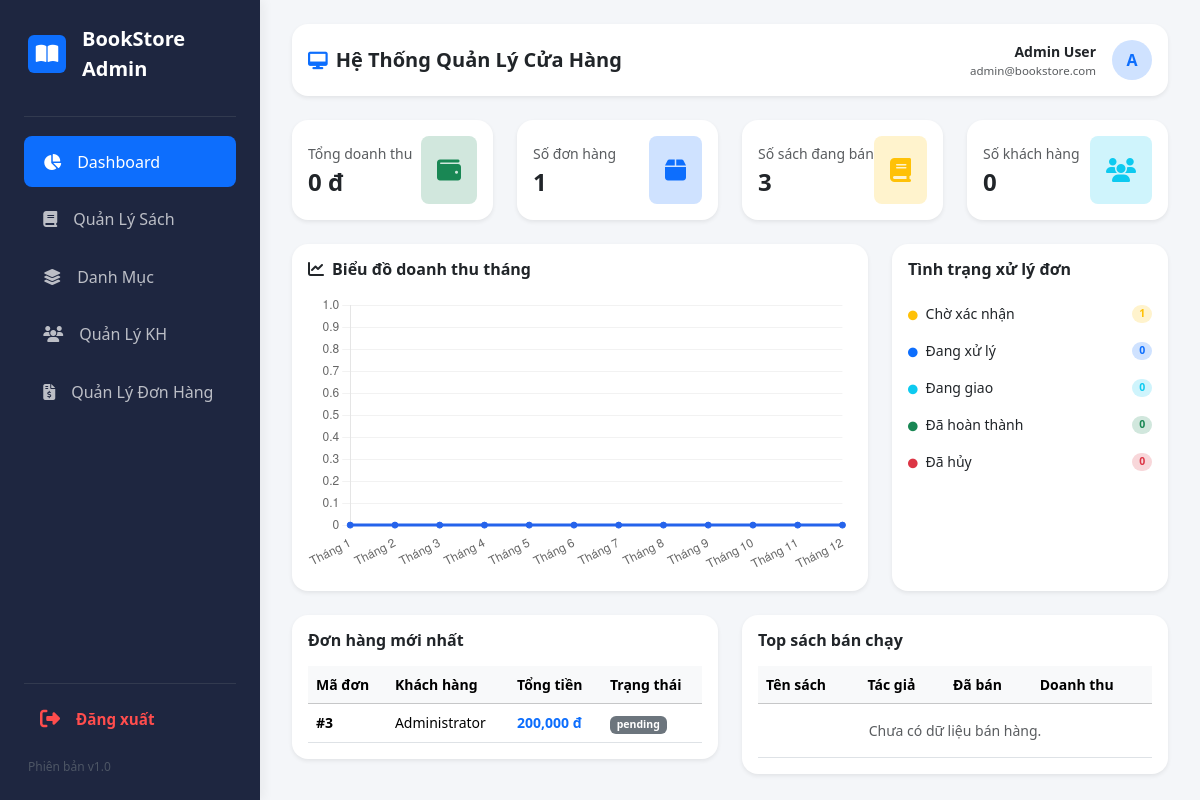
The app's page /admin/index.php (signed in), older data.
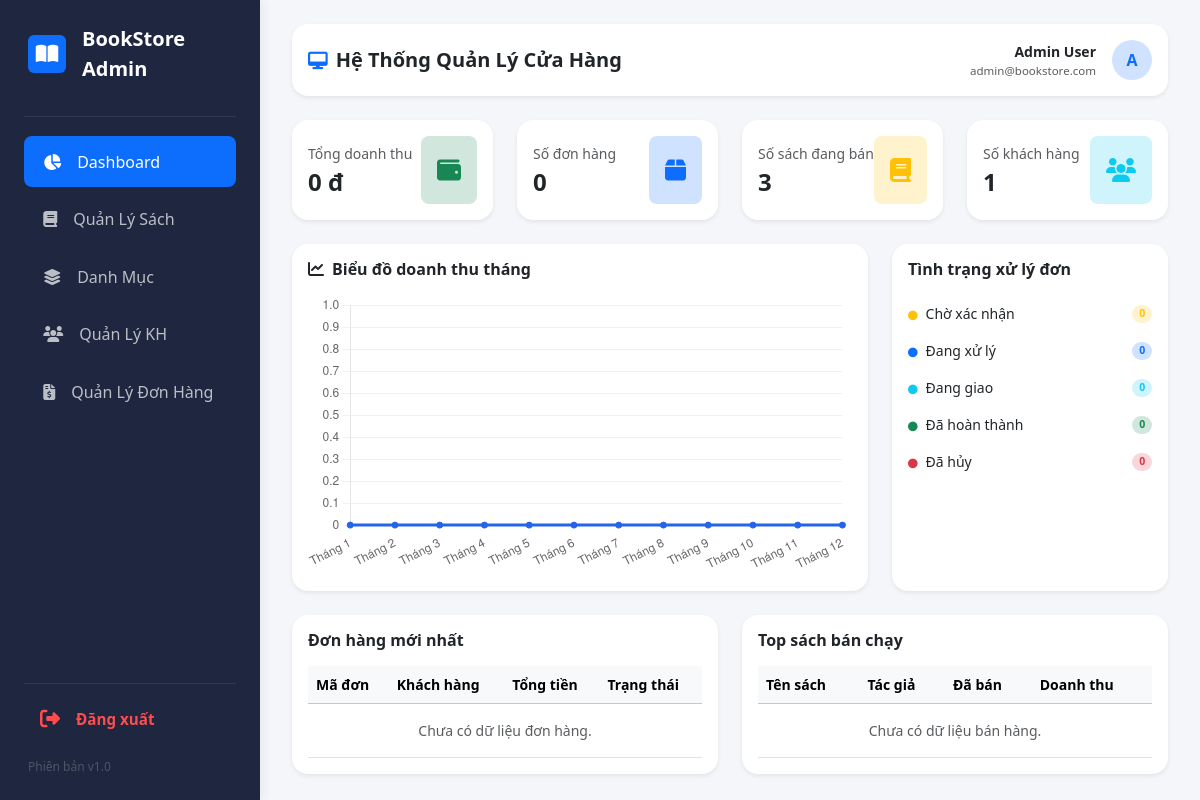
The same page, newer data.
### tables this page shows
CREATE TABLE `orders` (
  `id` int(11) NOT NULL,
  `user_id` int(11) NOT NULL,
  `fullname` varchar(100) NOT NULL,
  `address` text NOT NULL,
  `phone` varchar(20) NOT NULL,
  `total_amount` decimal(10,2) NOT NULL,
  `status` enum('pending','processing','completed','cancelled') DEFAULT 'pending',
  `created_at` timestamp NOT NULL DEFAULT current_timestamp()
);

CREATE TABLE `users` (
  `id` int(11) NOT NULL,
  `username` varchar(50) NOT NULL,
  `password` varchar(255) NOT NULL,
  `fullname` varchar(100) DEFAULT NULL,
  `email` varchar(100) DEFAULT NULL,
  `role` enum('admin','user') DEFAULT 'user',
  `created_at` timestamp NOT NULL DEFAULT current_timestamp()
);

### admin/view/dashboard.php (the view, shortened to what the changed rows need)
<?php
$thong_ke = ['doanh_thu' => 0, 'don_hang' => 0, 'sach' => 0, 'khach_hang' => 0];
$trang_thai_don = ['pending' => 0, 'processing' => 0, 'shipping' => 0, 'completed' => 0, 'cancelled' => 0, 'canceled' => 0];
$don_hang_moi = [];
$top_sach = [];
$data_bieu_do = [0, 0, 0, 0, 0, 0, 0, 0, 0, 0, 0, 0];
if (isset($pdo)) {
    try {
        $completed_status_sql = "LOWER(TRIM(status)) IN ('completed','received','đã hoàn thành','đã nhận hàng','da hoan thanh','da nhan hang')";
        $thong_ke['doanh_thu'] = $pdo->query("SELECT COALESCE(SUM(total_amount), 0) FROM orders WHERE " . $completed_status_sql)->fetchColumn() ?? 0;
        $thong_ke['don_hang'] = $pdo->query("SELECT COUNT(*) FROM orders")->fetchColumn() ?? 0;
        $thong_ke['sach'] = $pdo->query("SELECT COUNT(*) FROM books")->fetchColumn() ?? 0;
        $thong_ke['khach_hang'] = $pdo->query("SELECT COUNT(*) FROM users WHERE role = 'user' OR role = 'client'")->fetchColumn() ?? 0;
        $stmt = $pdo->query("SELECT status, COUNT(*) AS so_luong FROM orders GROUP BY status");
        while ($row = $stmt->fetch(PDO::FETCH_ASSOC)) {
            $raw_status = strtolower(trim((string)($row['status'] ?? '')));
            $normalized_status = $raw_status;
            if ($raw_status === 'cancelled' || $raw_status === 'canceled' || $raw_status === 'đã hủy' || $raw_status === 'da huy' || $raw_status === 'huy') {
                $normalized_status = 'cancelled';
            } elseif (in_array($raw_status, ['pending', 'processing', 'shipping', 'completed'], true)) {
                $normalized_status = $raw_status;
            }
            if (array_key_exists($normalized_status, $trang_thai_don)) {
                $trang_thai_don[$normalized_status] = (int)$row['so_luong'];
            }
        }
        $don_hang_moi = $pdo->query("SELECT o.*, u.fullname AS customer_name FROM orders o LEFT JOIN users u ON o.user_id = u.id ORDER BY o.id DESC LIMIT 5")->fetchAll(PDO::FETCH_ASSOC);
        $top_sach = $pdo->query("SELECT b.title, b.author, SUM(od.quantity) as da_ban, COALESCE(SUM(od.quantity * od.price), 0) as doanh_thu FROM order_items od JOIN books b ON od.book_id = b.id JOIN orders o ON o.id = od.order_id WHERE " . $completed_status_sql . " GROUP BY od.book_id ORDER BY da_ban DESC LIMIT 5")->fetchAll(PDO::FETCH_ASSOC);
    } catch (Exception $e) {
        echo "<div class='alert alert-danger small'>Lỗi truy vấn Dashboard: " . $e->getMessage() . "</div>";
    }
}
?>
<div class="row g-4 mb-4">
    <div class="col-md-3">
        <div class="card panel-box p-3 d-flex flex-row align-items-center justify-content-between shadow-sm border-0">
            <div>
                <small class="text-muted d-block mb-1">Tổng doanh thu</small>
                <h4 class="fw-bold m-0 text-dark"><?= number_format($thong_ke['doanh_thu']) ?> đ</h4>
            </div>
            <div class="bg-success-subtle text-success rounded-3 p-3 fs-4"><i class="fa-solid fa-wallet"></i></div>
        </div>
    </div>
    <div class="col-md-3">
        <div class="card panel-box p-3 d-flex flex-row align-items-center justify-content-between shadow-sm border-0">
            <div>
                <small class="text-muted d-block mb-1">Số đơn hàng</small>
                <h4 class="fw-bold m-0 text-dark"><?= $thong_ke['don_hang'] ?></h4>
            </div>
            <div class="bg-primary-subtle text-primary rounded-3 p-3 fs-4"><i class="fa-solid fa-box"></i></div>
        </div>
    </div>
    <div class="col-md-3">
        <div class="card panel-box p-3 d-flex flex-row align-items-center justify-content-between shadow-sm border-0">
            <div>
                <small class="text-muted d-block mb-1">Số sách đang bán</small>
                <h4 class="fw-bold m-0 text-dark"><?= $thong_ke['sach'] ?></h4>
            </div>
            <div class="bg-warning-subtle text-warning rounded-3 p-3 fs-4"><i class="fa-solid fa-book"></i></div>
        </div>
    </div>
    <div class="col-md-3">
        <div class="card panel-box p-3 d-flex flex-row align-items-center justify-content-between shadow-sm border-0">
            <div>
                <small class="text-muted d-block mb-1">Số khách hàng</small>
                <h4 class="fw-bold m-0 text-dark"><?= $thong_ke['khach_hang'] ?></h4>
            </div>
            <div class="bg-info-subtle text-info rounded-3 p-3 fs-4"><i class="fa-solid fa-users"></i></div>
        </div>
    </div>
</div>
<div class="row g-4 mb-4">
    <div class="col-lg-8">
        <div class="card panel-box h-100 p-3 shadow-sm border-0">
            <h6 class="fw-bold text-dark mb-3"><i class="fa-solid fa-chart-line me-2"></i>Biểu đồ doanh thu tháng</h6>
            <div style="position: relative; height: 280px; width: 100%;">
                <canvas id="revenueChart"></canvas>
            </div>
        </div>
    </div>
    <div class="col-lg-4">
        <div class="card panel-box h-100 p-3 shadow-sm border-0">
            <h6 class="fw-bold text-dark mb-3">Tình trạng xử lý đơn</h6>
            <div class="list-group list-group-flush small">
                <div class="list-group-item d-flex justify-content-between align-items-center px-0 py-2 border-0">
                    <span><i class="fa-solid fa-circle text-warning me-2" style="font-size:0.6rem;"></i>Chờ xác nhận</span>
                    <span class="badge bg-warning-subtle text-warning rounded-pill"><?= $trang_thai_don['pending'] ?></span>
                </div>
                <div class="list-group-item d-flex justify-content-between align-items-center px-0 py-2 border-0">
                    <span><i class="fa-solid fa-circle text-primary me-2" style="font-size:0.6rem;"></i>Đang xử lý</span>
                    <span class="badge bg-primary-subtle text-primary rounded-pill"><?= $trang_thai_don['processing'] ?></span>
                </div>
                <div class="list-group-item d-flex justify-content-between align-items-center px-0 py-2 border-0">
                    <span><i class="fa-solid fa-circle text-info me-2" style="font-size:0.6rem;"></i>Đang giao</span>
                    <span class="badge bg-info-subtle text-info rounded-pill"><?= $trang_thai_don['shipping'] ?></span>
                </div>
                <div class="list-group-item d-flex justify-content-between align-items-center px-0 py-2 border-0">
                    <span><i class="fa-solid fa-circle text-success me-2" style="font-size:0.6rem;"></i>Đã hoàn thành</span>
                    <span class="badge bg-success-subtle text-success rounded-pill"><?= $trang_thai_don['completed'] ?></span>
                </div>
                <div class="list-group-item d-flex justify-content-between align-items-center px-0 py-2 border-0">
                    <span><i class="fa-solid fa-circle text-danger me-2" style="font-size:0.6rem;"></i>Đã hủy</span>
                    <span class="badge bg-danger-subtle text-danger rounded-pill"><?= $trang_thai_don['cancelled'] ?></span>
                </div>
            </div>
        </div>
    </div>
</div>
<div class="row g-4">
    <div class="col-lg-6">
        <div class="card panel-box p-3 shadow-sm border-0">
            <h6 class="fw-bold mb-3">Đơn hàng mới nhất</h6>
            <div class="table-responsive">
                <table class="table align-middle m-0 small table-hover">
                    <thead class="table-light">
                        <tr><th>Mã đơn</th><th>Khách hàng</th><th>Tổng tiền</th><th>Trạng thái</th></tr>
                    </thead>
                    <tbody>
                        <?php if(empty($don_hang_moi)): ?>
                            <tr><td colspan="4" class="text-center text-muted py-3">Chưa có dữ liệu đơn hàng.</td></tr>
                        <?php else: ?>
                            <?php foreach($don_hang_moi as $dh): ?>
                            <tr>
                                <td class="fw-bold">#<?= $dh['id'] ?></td>
                                <td><?= htmlspecialchars($dh['customer_name'] ?? 'Khách vãng lai') ?></td>
                                <td class="text-primary fw-semibold"><?= number_format($dh['total_amount'] ?? 0) ?> đ</td>
                                <td><span class="badge bg-secondary"><?= $dh['status'] ?></span></td>
                            </tr>
                            <?php endforeach; ?>
                        <?php endif; ?>
                    </tbody>
                </table>
            </div>
        </div>
    </div>
    <div class="col-lg-6">
        <div class="card panel-box p-3 shadow-sm border-0">
            <h6 class="fw-bold mb-3">Top sách bán chạy</h6>
            <div class="table-responsive">
                <table class="table align-middle m-0 small table-hover">
                    <thead class="table-light">
                        <tr><th>Tên sách</th><th>Tác giả</th><th>Đã bán</th><th>Doanh thu</th></tr>
                    </thead>
                    <tbody>
                        <?php if(empty($top_sach)): ?>
                            <tr><td colspan="4" class="text-center text-muted py-3">Chưa có dữ liệu bán hàng.</td></tr>
                        <?php endif; ?>
                    </tbody>
                </table>
            </div>
        </div>
    </div>
</div>
<script>
    const ctx = document.getElementById('revenueChart').getContext('2d');
    const revenueChart = new Chart(ctx, {
        type: 'line', // Giữ nguyên dạng đường mượt mà hoặc đổi thành 'bar' nếu thích cột
        data: {
            // Đổi nhãn hiển thị thành 12 tháng trong năm
            labels: ['Tháng 1', 'Tháng 2', 'Tháng 3', 'Tháng 4', 'Tháng 5', 'Tháng 6', 'Tháng 7', 'Tháng 8', 'Tháng 9', 'Tháng 10', 'Tháng 11', 'Tháng 12'],
            datasets: [{
                label: 'Doanh thu năm nay (đ)',
                // 🌟 ĐÃ CẬP NHẬT: Đổ mảng dữ liệu 12 tháng động từ PHP vào đây
                data: <?= json_encode($data_bieu_do) ?>,
                borderColor: '#2563eb', // Đổi màu xanh đậm hơn nhìn cho chuyên nghiệp
                backgroundColor: 'rgba(37, 99, 235, 0.08)',
                tension: 0.3,
                fill: true,
                pointBackgroundColor: '#2563eb',
                pointHoverRadius: 6
            }]
        },
        options: {
            responsive: true,
            maintainAspectRatio: false,
            plugins: {
                legend: { display: false }
            },
            scales: {
                y: {
                    beginAtZero: true,
                    grid: { color: 'rgba(0, 0, 0, 0.05)' }
                },
                x: {
                    grid: { display: false }
                }
            }
        }
    });
</script>

Row changes from the older to the newer data that the page shows:
removed orders: id "3", user.fullname "Administrator", total_amount "200,000", status "pending"
Text that changed along with them:
$thong_ke['don_hang']: "1" → "0"
$thong_ke['khach_hang']: "0" → "1"
$trang_thai_don['pending']: "1" → "0"
text now shown: "Chưa có dữ liệu đơn hàng."
